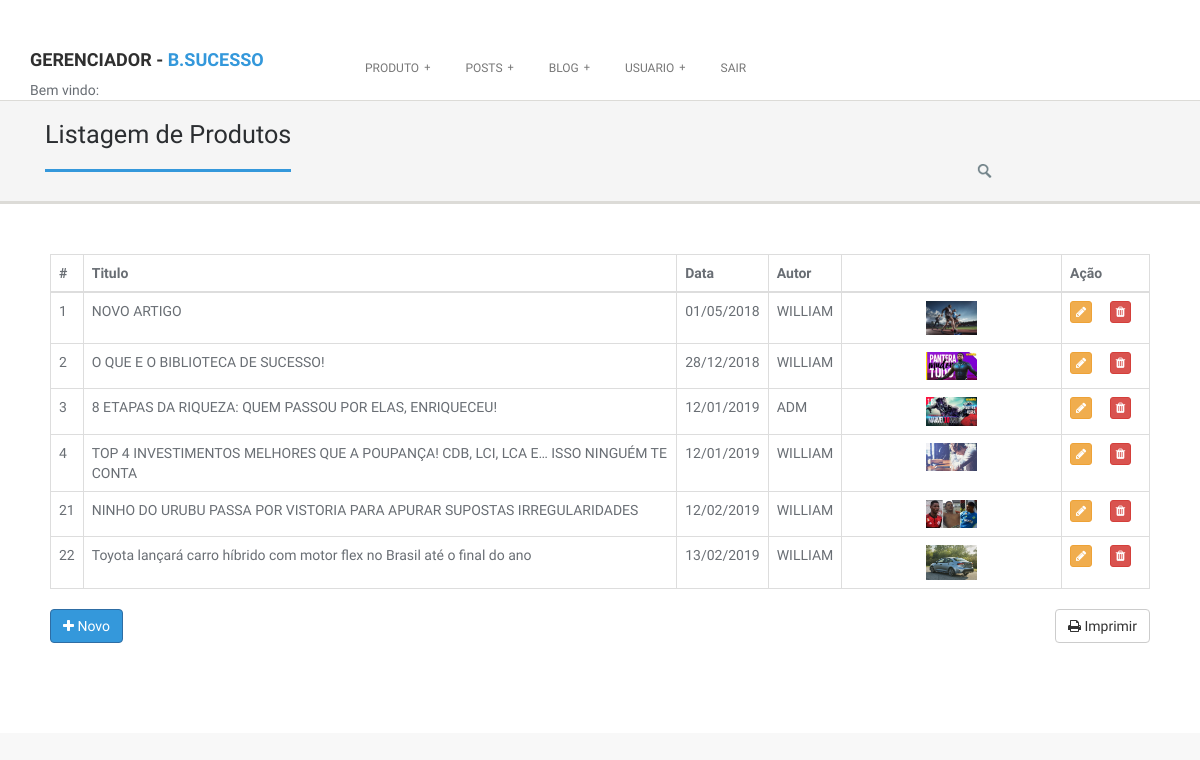
The page /gerenciador.php?pagina=listBlog on the database its author committed.
### tables this page shows
CREATE TABLE `blog` (
  `idblog` int(11) NOT NULL AUTO_INCREMENT,
  `dtpublica` varchar(10) NOT NULL,
  `titulo` varchar(200) NOT NULL,
  `conteudo` longtext NOT NULL,
  `linckimagem1blog` longtext NOT NULL,
  `linckvendablog` longtext,
  `fklogin` int(11) NOT NULL,
  PRIMARY KEY (`idblog`),
  KEY `blog_login_idx` (`fklogin`),
  CONSTRAINT `blog_login` FOREIGN KEY (`fklogin`) REFERENCES `login` (`idlogin`) ON DELETE NO ACTION ON UPDATE NO ACTION
);

### class/listarBlog.class.php (the view, shortened to what this page needs)
<?PHP
function listar($limit){
	include ("mysql.class.php");
	$query		= mysqli_query( $conn,"SELECT idblog, dtpublica, titulo, conteudo, linckimagem1blog, linckvendablog, login.nome ,login.usuario, login.imgusu
										FROM blog
										inner join login on login.idlogin = blog.fklogin LIMIT 0 , $limit") or die (mysqli_error ($conn));
	for( $i = 0; mysqli_num_rows( $query ) > $i ; $i++ ){
		$result	= mysqli_fetch_array($query);
		 $data = date('d/m/Y', strtotime($result["dtpublica"]));
		$html = '
						<tr>
                        <td>'.$result["idblog"].'</td>
                        <td >'.$result["titulo"].'</td>
                        <td >'.$data.'</td>
                        <td >'.$result["usuario"].'</td>
						<td width="20%" align="center"> <img  src="img/blog/'.$result["linckimagem1blog"].'" width="25%" >  </td>
						<td width="8%">
				<button type="button" class="btn btn-xs btn-warning" data-toggle="modal"
				data-target="#exampleModal'.$result["idblog"].'" ><i class="fa fa-pencil" title="EDITAR"></i></button>
				<button type="button" class="btn btn-xs btn-danger" data-toggle="modal"
				data-target="#excluirModal'.$result["idblog"].'" ><i class="fa fa-trash" title="EXCLUIR"></i></button>
			</td>
                         </tr>
		<div class="modal fade" id="exampleModal'.$result["idblog"].'" tabindex="-1" role="dialog" aria-labelledby="exampleModalLabel">
					<input type="text" class="form-control" id="nome" name="nome" value="'.$result["nome"].'" disabled>
				 <img class="aligncenter" width="25%" height="90%" src="img/usuario/'.$result["imgusu"].'" alt="">
					<input type="text" class="form-control" id="titulo" name="titulo" value="'.$result["titulo"].'">
				<textarea style="width: 100%; height: 200px; font-size: 50px; line-height: 50px; border: 50px solid #dddddd; padding: 50px;" name="sobrep"  > '.$result["conteudo"].'
				</textarea>
					<input type="text" class="form-control" id="venda" name="venda" value="'.$result["linckvendablog"].'">
				 <img class="aligncenter" width="40%" height="90%" src="img/produto/'.$result["linckimagem1blog"].'" alt="">
					<input type="hidden" class="form-control" id="idblog"  name="idblog" value="'.$result["idblog"].'">
		</div>
		<div class="modal fade" id="excluirModal'. $result["idblog"].'" tabindex="-1" role="dialog" aria-labelledby="exampleModalLabel">
					<input type="text" class="form-control" id="titulo" name="titulo" value="'.$result["titulo"].'" disabled>
					<input type="hidden" class="form-control" id="idblog"  name="idblog" value="'.$result["idblog"].'">
		</div>
		';
		echo $html;
	}
}
?>

### css/style.css (style rules this page uses)
* { margin: 0; padding: 0px; font-family: 'Ruda', sans-serif; }
body { background: #f8f8f8; margin: 0; height: 100%; z-index: 1000; color: #696E74; }
h1, h2, h3, h4, h5, h6 { font-family: 'Ruda', sans-serif; font-weight: 700; }
html, body { height: 100%; }
img { height: auto; max-width: 100%; }
*, *:after, *:before { -webkit-box-sizing: border-box; -moz-box-sizing: border-box; box-sizing: border-box; padding: 0; margin: 0; }
a { padding: 0; margin: 0; text-decoration: none; -webkit-transition: background-color .4s linear, color .4s linear; -moz-transition: background-color .4s linear, color .4s linear; -o-transition: background-color .4s linear, color .4s linear; -ms-transition: background-color .4s linear, color .4s linear; transition: background-color .4s linear, color .4s linear; }
p, pre, ul, ol, dl, dd, blockquote, address, table, fieldset, form, { margin-bottom: 20px; }
section::before, section::after { position: absolute; content: ''; pointer-post-wraps: none; }
.post-wrapper-top { background-color: #F5F5F5; bottom: 0; left: 0; right: 0; top: 0; z-index: 0; border-bottom: 3px solid #DCDBD7; margin-bottom: 0; padding: 0; position: relative; text-align: left; }
.post-wrapper-top h2 { border-bottom: 3px solid #fff; display: inline-block; font-weight: 500; font-size: 1.8em; padding: 0 0 20px; color: #2B2E31; position: relative; margin-bottom: -3px; }
.search-bar { padding: 0; width: 190px; height: 40px; float: right; position: relative; display: inline-block; background: url("../img/search.png") left top no-repeat; margin-top: 60px; }
.section4, .section1 { background: #ffffff; padding: 30px 0; }
button, .button { cursor: pointer; font-weight: normal; line-height: normal; margin: 0 0 1.25rem; position: relative; text-decoration: none; text-align: center; display: inline-block; -webkit-border-radius: 2px; border-radius: 2px; padding: 0.5em 1em; font-size: 1.3rem; border-color: #696E74; color: white; -webkit-transition: background-color 300ms ease-out; -moz-transition: background-color 300ms ease-out; transition: background-color 300ms ease-out; -webkit-appearance: none; border: none; font-weight: normal !important; }
.content { padding: 20px 20px 60px 20px; }
@media only screen and (min-width: 40.063em) { button, .button { display: inline-block; } }
section { overflow: hidden; }

### rows shown on the page
blog: idblog "1", titulo "NOVO ARTIGO", dtpublica "01/05/2018", fklogin.usuario "WILLIAM", linckimagem1blog (picture)
blog: idblog "2", titulo "O QUE E O BIBLIOTECA DE SUCESSO!", dtpublica "28/12/2018", fklogin.usuario "WILLIAM", linckimagem1blog (placeholder picture)
blog: idblog "3", titulo "8 ETAPAS DA RIQUEZA: QUEM PASSOU POR ELAS, ENRIQUECEU!", dtpublica "12/01/2019", fklogin.usuario "ADM", linckimagem1blog (placeholder picture)
blog: idblog "4", titulo "TOP 4 INVESTIMENTOS MELHORES QUE A POUPANÇA! CDB, LCI, LCA E… ISSO NINGUÉM TE CONTA", dtpublica "12/01/2019", fklogin.usuario "WILLIAM", linckimagem1blog (picture)
blog: idblog "21", titulo "NINHO DO URUBU PASSA POR VISTORIA PARA APURAR SUPOSTAS IRREGULARIDADES", dtpublica "12/02/2019", fklogin.usuario "WILLIAM", linckimagem1blog (picture)
blog: idblog "22", titulo "Toyota lançará carro híbrido com motor flex no Brasil até o final do ano", dtpublica "13/02/2019", fklogin.usuario "WILLIAM", linckimagem1blog (picture)
